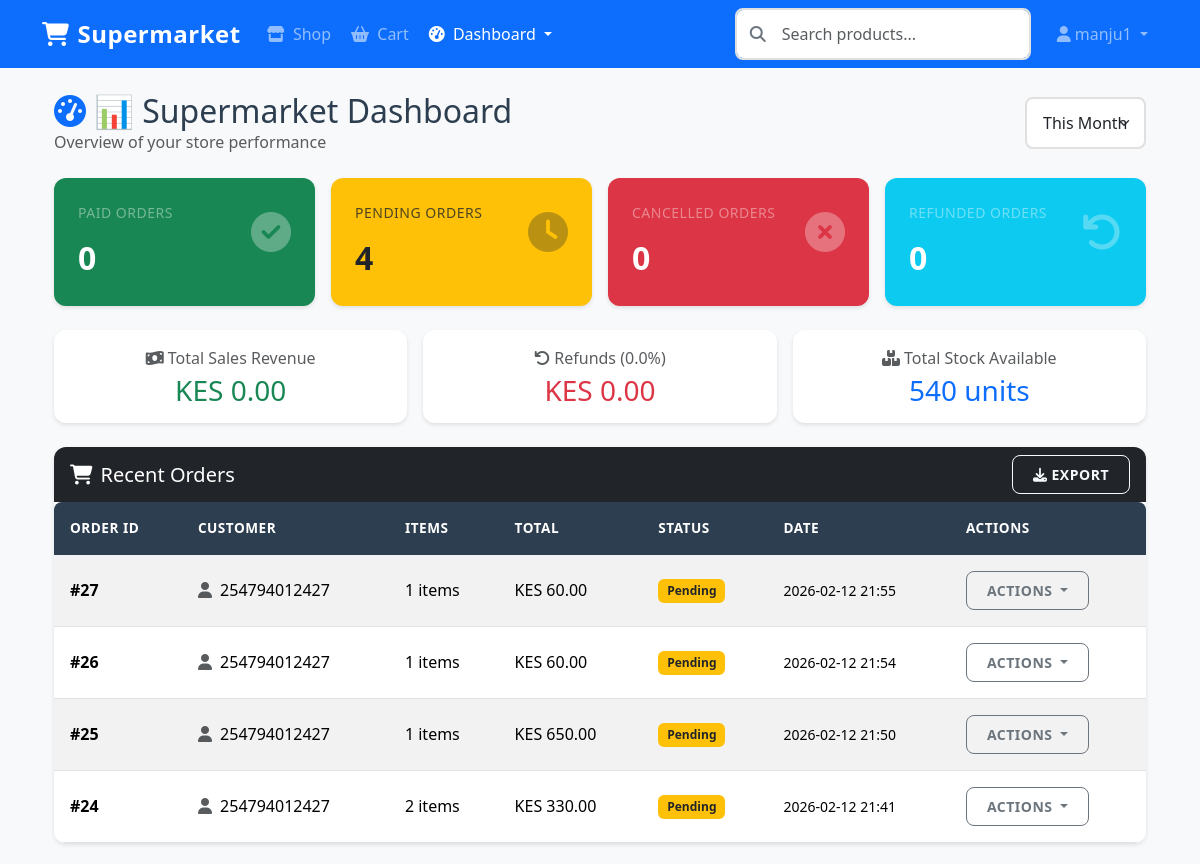
The app's page /dashboard/ (signed in, upper part), older data.
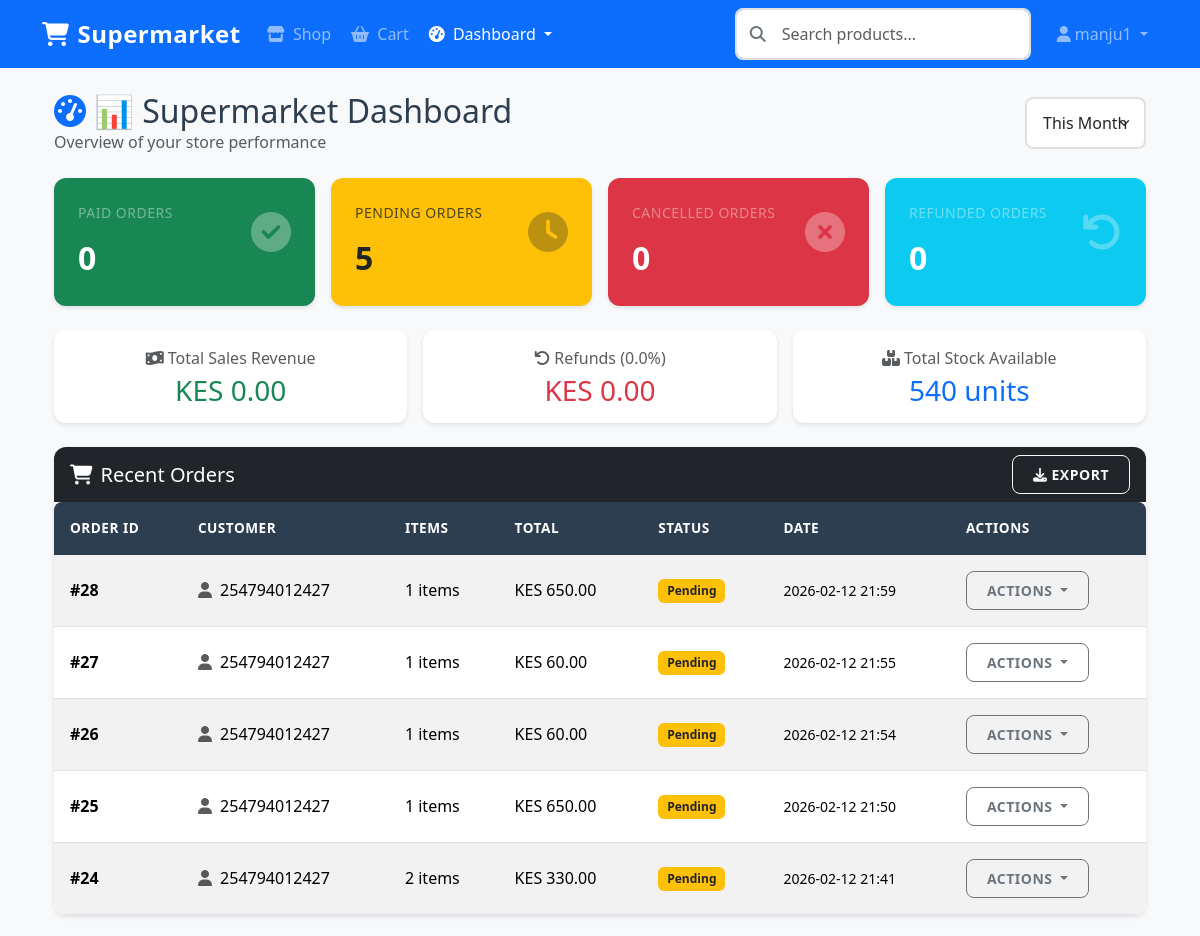
The same page, newer data.
### product/models.py (models this page shows, shortened)
class Order(models.Model):
    STATUS_CHOICES = [
        ("PENDING", "Pending"),
        ("PAID", "Paid"),
        ("FAILED", "Failed"),
        ("CANCELLED", "Cancelled"),
        ("REFUNDED", "Refunded"),
    ]
    customer = models.ForeignKey("product.Customer", null=True, blank=True, on_delete=models.SET_NULL)
    customer_name = models.CharField(max_length=255, default="Guest")
    total_price = models.DecimalField(max_digits=12, decimal_places=2, default=0)
    status = models.CharField(max_length=20, choices=STATUS_CHOICES, default="PENDING")
    created_at = models.DateTimeField(auto_now_add=True, db_index=True)
    stock_deducted = models.BooleanField(default=False)
    class Meta:
        indexes = [
            models.Index(fields=["status", "created_at"]),
            models.Index(fields=["created_at"]),
        ]

class Customer(models.Model):
    user = models.OneToOneField(User, null=True, blank=True, on_delete=models.SET_NULL, related_name="customer_profile")
    name = models.CharField(max_length=255, blank=True, null=True)
    phone_number = models.CharField(max_length=15)
    email = models.EmailField(blank=True, null=True)
    created_at = models.DateTimeField(auto_now_add=True)

### product/views.py (the view)
# urls.py: path("dashboard/", views.dashboard, name="dashboard"),
@login_required
@user_passes_test(is_cashier_or_owner)
def dashboard(request):
    filter_option = request.GET.get("filter", "month")
    today = now().date()
    start_date = today if filter_option == "today" else today - timedelta(days=7 if filter_option == "week" else 30)
    paid_orders = Order.objects.filter(status="PAID", created_at__date__gte=start_date)
    pending_orders = Order.objects.filter(status="PENDING", created_at__date__gte=start_date)
    cancelled_orders = Order.objects.filter(status="CANCELLED", created_at__date__gte=start_date)
    failed_orders = Order.objects.filter(status="FAILED", created_at__date__gte=start_date)
    total_sales = paid_orders.aggregate(total=Sum("total_price"))["total"] or 0
    total_orders = paid_orders.count() + pending_orders.count() + cancelled_orders.count() + failed_orders.count()
    total_products = Product.objects.count()
    total_stock = Product.objects.aggregate(total=Sum("stock"))["total"] or 0
    refunds = Payment.objects.filter(status="REFUNDED", transaction_date__date__gte=start_date)
    refund_total = refunds.aggregate(total=Sum("amount"))["total"] or 0
    refund_ratio = (refund_total / total_sales * 100) if total_sales > 0 else 0
    uncollected_orders = Order.objects.filter(status="PAID").exclude(payments__isnull=True)
    low_stock_products = Product.objects.filter(stock__lte=5)
    recent_orders = Order.objects.filter(created_at__date__gte=start_date).order_by("-created_at")[:10]
    order_status_data = {
        "Paid": paid_orders.count(),
        "Pending": pending_orders.count(),
        "Cancelled": cancelled_orders.count(),
        "Failed": failed_orders.count(),
        "Refunded": refunds.count(),
    }
    sales_trends = [{"date": (today - timedelta(days=i)).strftime("%Y-%m-%d"),
                     "sales": Order.objects.filter(status="PAID", created_at__date=today - timedelta(days=i))
                     .aggregate(total=Sum("total_price"))["total"] or 0} for i in range(7)][::-1]
    refunds_trends = [{"date": (today - timedelta(days=i)).strftime("%Y-%m-%d"),
                       "refunds": Payment.objects.filter(status="REFUNDED", transaction_date__date=today - timedelta(days=i)).count()} for i in range(7)][::-1]
    top_products = (OrderItem.objects.filter(order__status="PAID", order__created_at__date__gte=start_date)
                    .values("product__name", "product__shelf__name")
                    .annotate(total_sold=Sum("quantity")).order_by("-total_sold")[:5])
    top_products_data = {f"{item['product__name']} ({item['product__shelf__name']})": item["total_sold"] for item in top_products}
    refund_vs_sales_data = {"Sales": float(total_sales - refund_total), "Refunds": float(refund_total)}
    return render(request, "product/dashboard.html", {
        "total_sales": total_sales,
        "refund_total": refund_total,
        "refund_ratio": refund_ratio,
        "refund_vs_sales_data": json.dumps(refund_vs_sales_data),
        "total_orders": total_orders,
        "total_products": total_products,
        "total_stock": total_stock,
        "paid_count": paid_orders.count(),
        "pending_count": pending_orders.count(),
        "cancelled_count": cancelled_orders.count(),
        "failed_count": failed_orders.count(),
        "refund_count": refunds.count(),
        "low_stock_products": low_stock_products,
        "recent_orders": recent_orders,
        "uncollected_orders": uncollected_orders,
        "order_status_data": json.dumps(order_status_data),
        "sales_trends": json.dumps(sales_trends),
        "refunds_trends": json.dumps(refunds_trends),
        "top_products_data": json.dumps(top_products_data),
        "filter_option": filter_option,
    })

### product/context_processors.py (called while the page is built, shortened)
def cart_count(request):
    cart = request.session.get("cart", {})
    total_items = 0
    return {"cart_count": total_items}

### product/views.py (called while the page is built)
def is_cashier_or_owner(user):
    return user.is_authenticated and (user.is_staff or user.is_superuser)

### product/templates/product/dashboard.html (shortened to what the changed rows need)
{% extends "base.html" %}
{% load static %}
{% block content %}
<div class="container">
    <div class="d-flex justify-content-between align-items-center mb-4">
        <div>
            <h2 class="mb-0">
                <i class="fas fa-tachometer-alt me-2 text-primary"></i>📊 Supermarket Dashboard
            </h2>
        </div>
    </div>
    <div class="row g-3 mb-4">
        <div class="col-md-3">
            <div class="card stat-card bg-success text-white h-100">
                <div class="card-body">
                    <div class="d-flex justify-content-between align-items-start">
                        <div>
                            <h2 class="stat-value">{{ paid_count }}</h2>
                        </div>
                    </div>
                </div>
            </div>
        </div>
        <div class="col-md-3">
            <div class="card stat-card bg-warning text-dark h-100">
                <div class="card-body">
                    <div class="d-flex justify-content-between align-items-start">
                        <div>
                            <p class="stat-label text-dark-50">Pending Orders</p>
                            <h2 class="stat-value">{{ pending_count }}</h2>
                        </div>
                    </div>
                </div>
            </div>
        </div>
        <div class="col-md-3">
            <div class="card stat-card bg-danger text-white h-100">
                <div class="card-body">
                    <div class="d-flex justify-content-between align-items-start">
                        <div>
                            <h2 class="stat-value">{{ cancelled_count }}</h2>
                        </div>
                    </div>
                </div>
            </div>
        </div>
        <div class="col-md-3">
            <div class="card stat-card bg-info text-white h-100">
                <div class="card-body">
                    <div class="d-flex justify-content-between align-items-start">
                        <div>
                            <h2 class="stat-value">{{ refund_count }}</h2>
                        </div>
                    </div>
                </div>
            </div>
        </div>
    </div>
    <div class="card mb-4">
        <div class="card-body p-0">
            <div class="table-responsive">
                <table class="table table-striped mb-0">
                    <thead>
                        <tr>
                            <th>Order ID</th>
                            <th>Customer</th>
                            <th>Items</th>
                            <th>Total</th>
                            <th>Status</th>
                            <th>Date</th>
                            <th>Actions</th>
                        </tr>
                    </thead>
                    <tbody>
                        {% for order in recent_orders %}
                        <tr>
                            <td><strong>#{{ order.id }}</strong></td>
                            <td>
                                <i class="fas fa-user me-1 text-muted"></i>
                                {{ order.customer.phone_number|default:order.customer_name }}
                            </td>
                            <td>{{ order.items.count }} items</td>
                            <td>KES {{ order.total_price|floatformat:2 }}</td>
                            <td>
                                {% if order.status|upper == "PAID" %}
                                    <span class="badge bg-success">Paid</span>
                                {% elif order.status|upper == "PENDING" %}
                                    <span class="badge bg-warning text-dark">Pending</span>
                                {% elif order.status|upper == "CANCELLED" %}
                                    <span class="badge bg-danger">Cancelled</span>
                                {% elif order.status|upper == "FAILED" %}
                                    <span class="badge bg-secondary">Failed</span>
                                {% elif order.status|upper == "REFUNDED" %}
                                    <span class="badge bg-info">Refunded</span>
                                {% else %}
                                    <span class="badge bg-secondary">{{ order.status }}</span>
                                {% endif %}
                            </td>
                            <td>
                                <small>{{ order.created_at|date:"Y-m-d H:i" }}</small>
                            </td>
                            <td>
                                <div class="dropdown">
                                    <button class="btn btn-sm btn-outline-secondary dropdown-toggle"
                                            type="button" data-bs-toggle="dropdown">
                                        Actions
                                    </button>
                                </div>
                            </td>
                        </tr>
                        {% endfor %}
                    </tbody>
                </table>
            </div>
        </div>
    </div>
</div>
{% endblock %}

Row changes from the older to the newer data that the page shows:
added Order: id "28", customer.phone_number "254794012427", items.count "1", total_price "650.00", status "Pending", created_at "2026-02-12 21:59"
Text that changed along with them:
{{ pending_count }}: "4" → "5"
